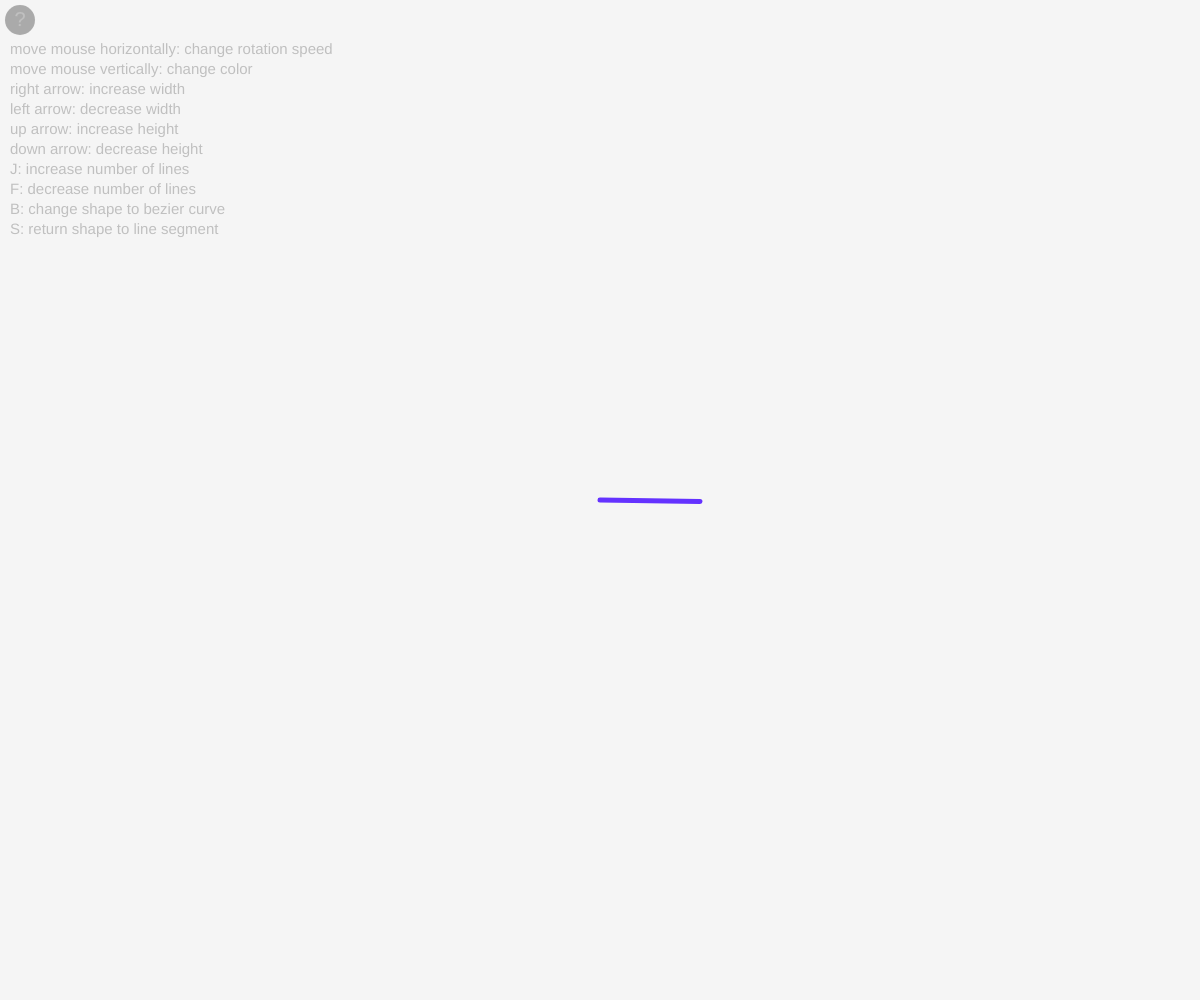
Frame 1 (no input)
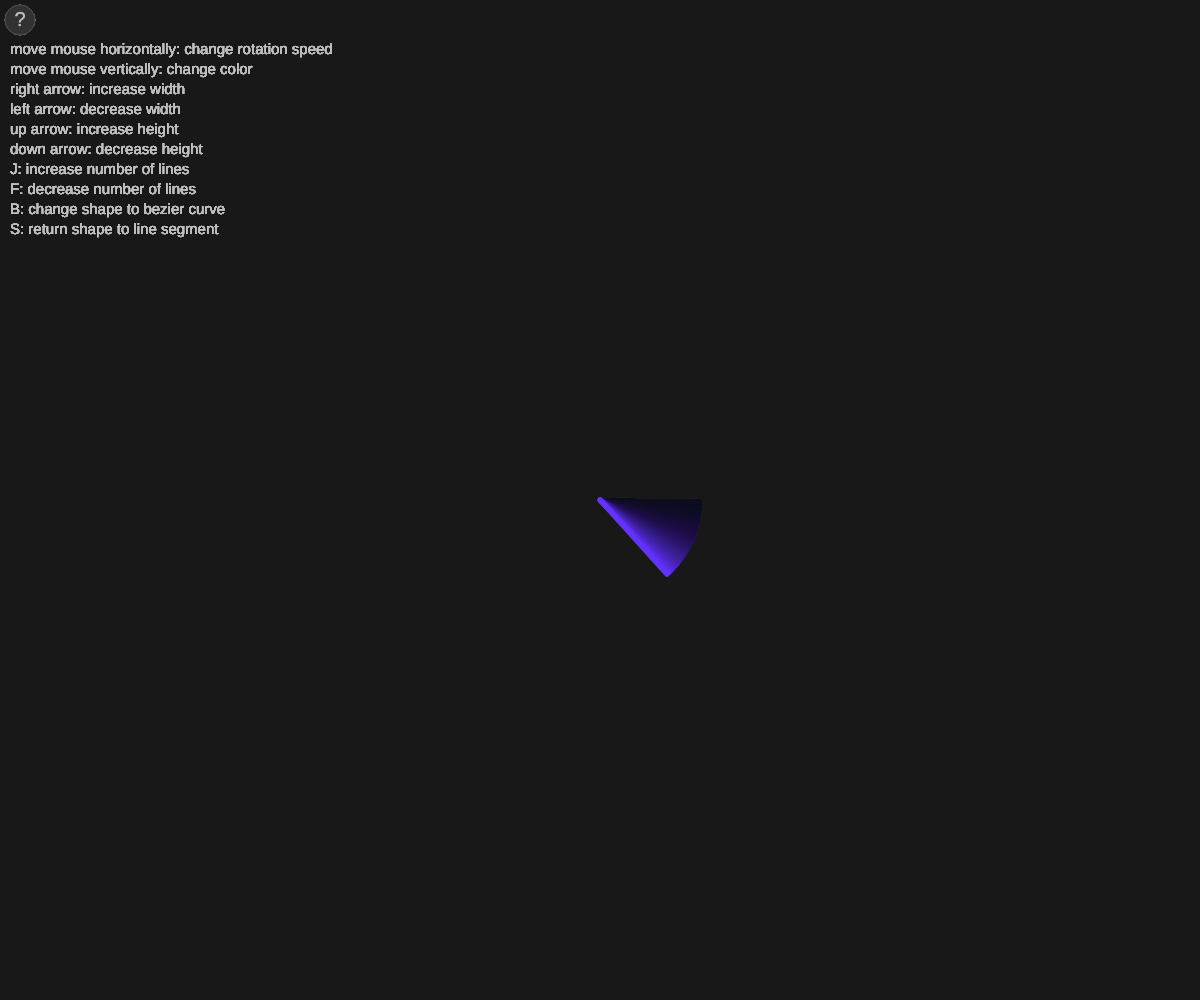
Frame 60 (no input)
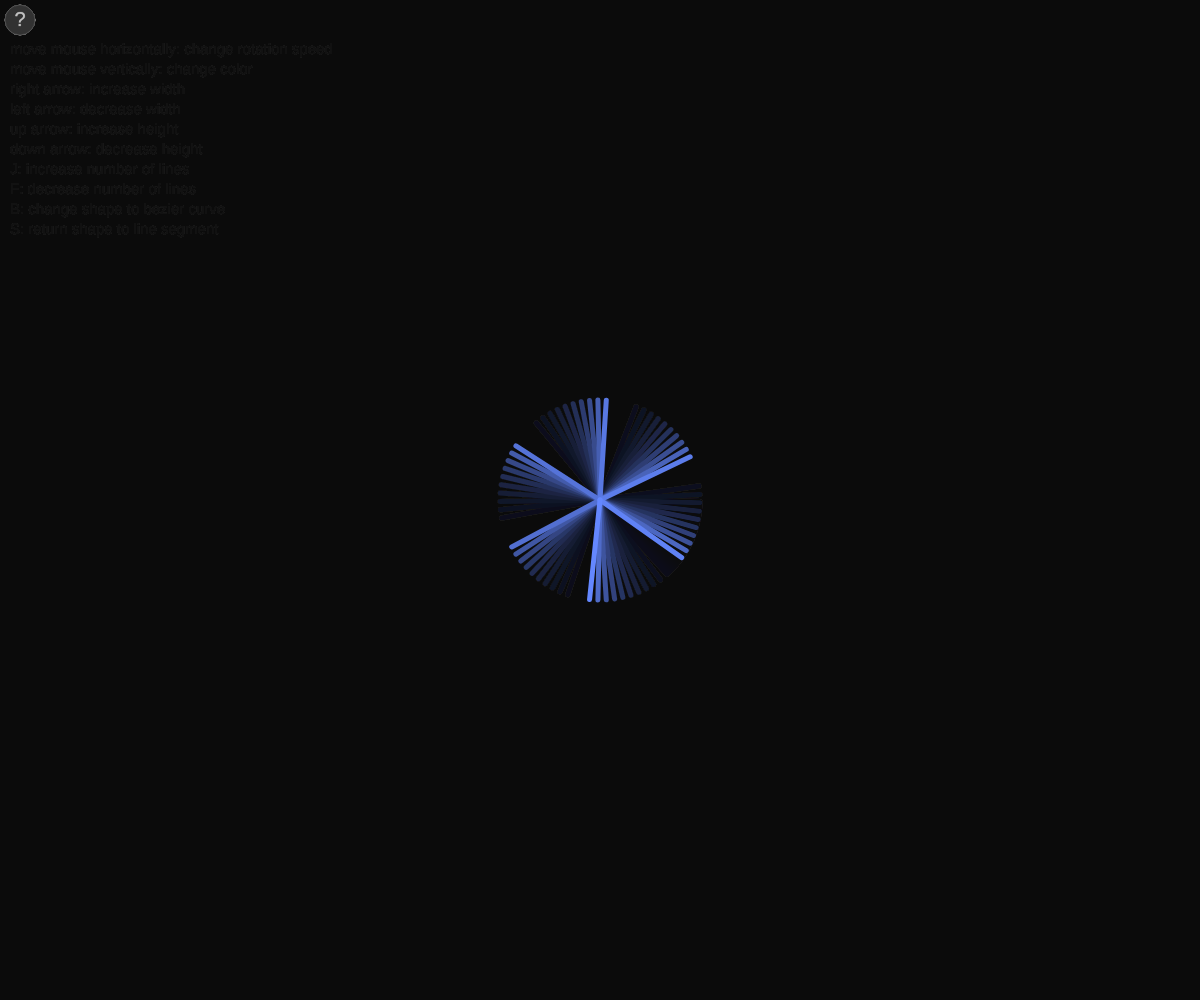
Frame 120 (the mouse pressed at the canvas centre since frame 60)

The p5.js sketch that drew these frames (run headless with seeded random() and noise() and a simulated clock; from frame 60 on, the mouse is pressed at the canvas centre):

// p5.js sketch
// ── sketch.js
//declare variables
let rx; //rect x coordinate
let ry; //rect y coordinate
let rw; //rect width
let rh; //rect height 
let num_seg;
let shape = [];
let bez_shape = [];
let rotate_speed;
let shape_code; //segment or bezier

function setup(){
  rx = 0;
  ry = 0;
  rw = 100;
  rh = 100;
  num_seg = 1;
  shape_code = 0; //default object displayed is Seg
  createCanvas(windowWidth, windowHeight);  
}

function draw(){
//info button
fill(57,100);
stroke(200,20);
strokeWeight(1);
ellipseMode(CENTER);
ellipse(20,20,30,30);
fill(200);
textAlign(CENTER,CENTER);
textSize(20);
text("?",20,20);

//info text to display when mouse hovers over question mark circle
let d = dist(mouseX,mouseY,20,20);
if(d < 30){
  textAlign(LEFT);
  textSize(15);
  noStroke();
  text("move mouse horizontally: change rotation speed",10,50);
  text("move mouse vertically: change color",10,70);
  text("right arrow: increase width",10,90);
  text("left arrow: decrease width",10,110);
  text("up arrow: increase height",10,130);
  text("down arrow: decrease height",10,150);
  text("J: increase number of lines",10,170);
  text("F: decrease number of lines",10,190);
  text("B: change shape to bezier curve",10,210);
  text("S: return shape to line segment",10,230)
}

//alpha blended background
  fill(0,10);
  noStroke();
  rect(0,0,width,height); 

//keypress interaction
if(frameCount % 5 == 0){ //if key is held for more than 5 frames
  if (keyIsDown(70)){
      num_seg -= 1;
  }
  if (keyIsDown(74)){
    num_seg += 1;
  }
  if (keyIsDown(RIGHT_ARROW)){
    rw += 10;
  }
  if (keyIsDown(LEFT_ARROW)){
    rw -= 10;
  }
  if (keyIsDown(UP_ARROW)){
    rh += 10;
  }
  if (keyIsDown(DOWN_ARROW)){
    rh -= 10;
  }
}
  
//invisible rectangle 
  noStroke();
  noFill();
 
//rotate rectangle every frame
  rotate_speed = frameCount/(1/(.1*(mouseX+8))); //rotation speed based on mouseX
  if(frameCount % 1 == 0){
    translate(width/2,height/2);
    rotate(radians(rotate_speed % 360));
    rect(rx,ry,rw,rh);
  }

//fill shape array with Seg objects, fill bez_shape array with Bez objects
  for(i=0; i<num_seg; i++){
    shape[i] = new Seg(this.x1,this.y1,this.x2,this.y2,this.shade,this.stroke);
    bez_shape[i] = new Bez(this.x1,this.y1,this.x2,this.y2,this.x3,this.y3,this.x4,this.y4);
  }

//decide whether to display Seg or Bez depending on keycode "S" or "B"
  if(keyCode == 83){
    shape_code = 0;
  }
  if(keyCode == 66){
    shape_code = 1;
  }
  for(i=0; i<num_seg; i++){
    if(shape_code == 0){
      shape[i].display();
    }
    if(shape_code == 1){
      bez_shape[i].display();
    }
  }
  }


//establish Seg class - dimensions based on rectangle
  class Seg {
    constructor() {
      this.x1 = rx;
      this.y1 = ry+i*(rh/num_seg);
      this.x2 = rx+rw;
      this.y2 = ry+i*(rh/num_seg);
      this.shade = map(mouseY,0,height,50,220); //shade based on mouse height
      this.stroke = 5;
    }  
  
  //display Seg objects
    display(){
      stroke(100,this.shade,300); //color based on varying green value
      strokeWeight(this.stroke);
      line(this.x1, this.y1, this.x2, this.y2, this.shade, this.stroke);
    }

  }

//establish Bez class - dimensions based on rectangle
  class Bez{
    constructor(){
      this.x1 = rx;
      this.y1 = ry+i*(rh/num_seg);
      this.x2 = this.x1+.75*rw;
      this.y2 = this.y1+.25*rh;
      this.x3 = this.x1+.25*rw;
      this.y3 = this.y1-.25*rh;
      this.x4 = rx+1.25*rw;
      this.y4 = ry+i*(rh/num_seg);
      this.shade = map(mouseY,0,height,50,220); //shade based on mouse height
      this.stroke = 2;
    }

  //display Bez objects
    display(){
      stroke(this.shade,210,150); //color based on varying red value
      strokeWeight(this.stroke);
      bezier(this.x1, this.y1, this.x2, this.y2, this.x3, this.y3, this.x4, this.y4, this.shade, this.stroke);
    }
  }
